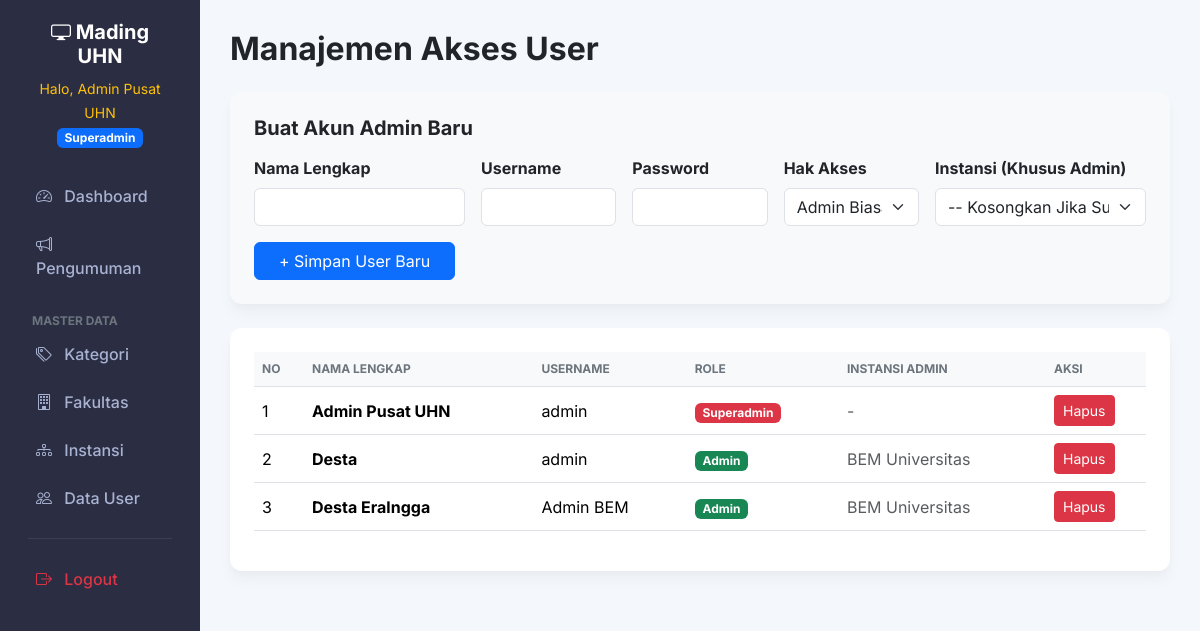
Screenshot of /index.php?url=user (signed in) with the database file from the repository.
### tables this page shows
CREATE TABLE `users` (
  `id_user` int NOT NULL,
  `username` varchar(50) NOT NULL,
  `password` varchar(255) NOT NULL,
  `nama_lengkap` varchar(100) NOT NULL,
  `id_instansi` int DEFAULT NULL,
  `role` enum('Superadmin','Admin','Mahasiswa') DEFAULT 'Mahasiswa'
);

CREATE TABLE `instansi` (
  `id_instansi` int NOT NULL,
  `nama_instansi` varchar(100) NOT NULL,
  `kategori_tingkat` enum('Universitas','Fakultas') NOT NULL,
  `id_fakultas` int DEFAULT NULL
);

### apps/controllers/User_Controllers.php (called while the page is built, shortened)
<?php
require_once __DIR__ . '/../models/User.php';
class User_Controllers {
    private $model;
    public function __construct() {
        $this->model = new User();
    }
    public function index() {
        $data_users = $this->model->getAll();
        require_once __DIR__ . '/../view/User_view.php';
    }
}
?>

### apps/models/User.php (called while the page is built, shortened)
<?php
require_once __DIR__ . '/../config/Database.php';
class User {
    private $conn;
    public function __construct() {
        $database = new Database();
        $this->conn = $database->getConnection();
    }
    public function getAll() {
        $query = "SELECT u.id_user, u.username, u.nama_lengkap, u.role, i.nama_instansi
                  FROM users u
                  LEFT JOIN instansi i ON u.id_instansi = i.id_instansi";
        $stmt = $this->conn->prepare($query);
        $stmt->execute();
        return $stmt->fetchAll(PDO::FETCH_ASSOC);
    }
}
?>

### apps/config/Database.php (called while the page is built, shortened)
<?php
class Database {
    private $host = "localhost";
    private $db_name = "digital_mading";
    private $username = "root";
    private $password = "";
    public function getConnection() {
        $this->conn = null;
        try {
            $this->conn = new PDO("mysql:host=" . $this->host . ";dbname=" . $this->db_name, $this->username, $this->password);
            $this->conn->setAttribute(PDO::ATTR_ERRMODE, PDO::ERRMODE_EXCEPTION);
        } catch(PDOException $exception) {
            echo "Koneksi Error: " . $exception->getMessage();
        }
        return $this->conn;
    }
}
?>

### apps/view/User_view.php (the view, shortened to what this page needs)
<?php include 'templates/header.php'; ?>
<?php include 'templates/sidebar.php'; ?>
<h2 class="fw-bold mb-4">Manajemen Akses User</h2>
<div class="card p-4 mb-4 bg-light border-0">
    <h5 class="fw-bold mb-3">Buat Akun Admin Baru</h5>
    <form method="POST" action="index.php?url=user&action=tambah" class="row g-3 align-items-end">
        <div class="col-md-3">
            <label class="form-label fw-bold">Nama Lengkap</label>
            <input type="text" name="nama_lengkap" class="form-control" required>
        </div>
        <div class="col-md-2">
            <label class="form-label fw-bold">Username</label>
            <input type="text" name="username" class="form-control" required>
        </div>
        <div class="col-md-2">
            <label class="form-label fw-bold">Password</label>
            <input type="password" name="password" class="form-control" required>
        </div>
        <div class="col-md-2">
            <label class="form-label fw-bold">Hak Akses</label>
            <select name="role" class="form-select" required>
                <option value="Admin">Admin Biasa</option>
            </select>
        </div>
        <div class="col-md-3">
            <label class="form-label fw-bold">Instansi (Khusus Admin)</label>
            <select name="id_instansi" class="form-select">
                <option value="">-- Kosongkan Jika Superadmin --</option>
            </select>
        </div>
        <div class="col-12 mt-3">
            <button type="submit" class="btn btn-primary px-4">+ Simpan User Baru</button>
        </div>
    </form>
</div>
<div class="card p-4">
    <div class="table-responsive">
        <table class="table table-hover align-middle">
            <thead>
                <tr>
                    <th width="50">No</th>
                    <th>Nama Lengkap</th>
                    <th>Username</th>
                    <th>Role</th>
                    <th>Instansi Admin</th>
                    <th width="100">Aksi</th>
                </tr>
            </thead>
            <tbody>
                <?php if(!empty($data_users)): ?>
                    <?php $no = 1; foreach ($data_users as $row): ?>
                    <tr>
                        <td><?= $no++ ?></td>
                        <td class="fw-bold"><?= htmlspecialchars($row['nama_lengkap']) ?></td>
                        <td><?= htmlspecialchars($row['username']) ?></td>
                        <td>
                            <?php if($row['role'] == 'Superadmin'): ?>
                                <span class="badge bg-danger">Superadmin</span>
                            <?php else: ?>
                                <span class="badge bg-success">Admin</span>
                            <?php endif; ?>
                        </td>
                        <td class="text-muted"><?= htmlspecialchars($row['nama_instansi'] ? $row['nama_instansi'] : '-') ?></td>
                        <td>
                            <a href="index.php?url=user&action=hapus&id=<?= $row['id_user'] ?>" class="btn btn-sm btn-danger" onclick="return confirm('Hapus User ini secara permanen?')">Hapus</a>
                        </td>
                    </tr>
                    <?php endforeach; ?>
                <?php else: ?>
                    <tr><td colspan="6" class="text-center py-4 text-muted">Belum ada data user.</td></tr>
                <?php endif; ?>
            </tbody>
        </table>
    </div>
</div>
<?php include 'templates/footer.php'; ?>

### apps/view/templates/header.php (style rules this page uses)
body { font-family: 'Inter', sans-serif; background-color: #f4f7fb; }
.card { border: none; border-radius: 12px; box-shadow: 0 4px 6px rgba(0,0,0,0.02), 0 10px 15px rgba(0,0,0,0.03); }
.table th { background-color: #f8f9fa; text-transform: uppercase; font-size: 12px; color: #6c757d; }

### rows the page displays
users: nama_lengkap "Admin Pusat UHN", username "admin", role "Superadmin", nama_instansi "-"
users: nama_lengkap "Desta", username "admin", role "Admin", id_instansi.nama_instansi "BEM Universitas"
users: nama_lengkap "Desta Eralngga", username "Admin BEM", role "Admin", id_instansi.nama_instansi "BEM Universitas"

### other values shown
$_SESSION['nama_lengkap'] "Admin Pusat UHN"
$_SESSION['role'] "Superadmin"
